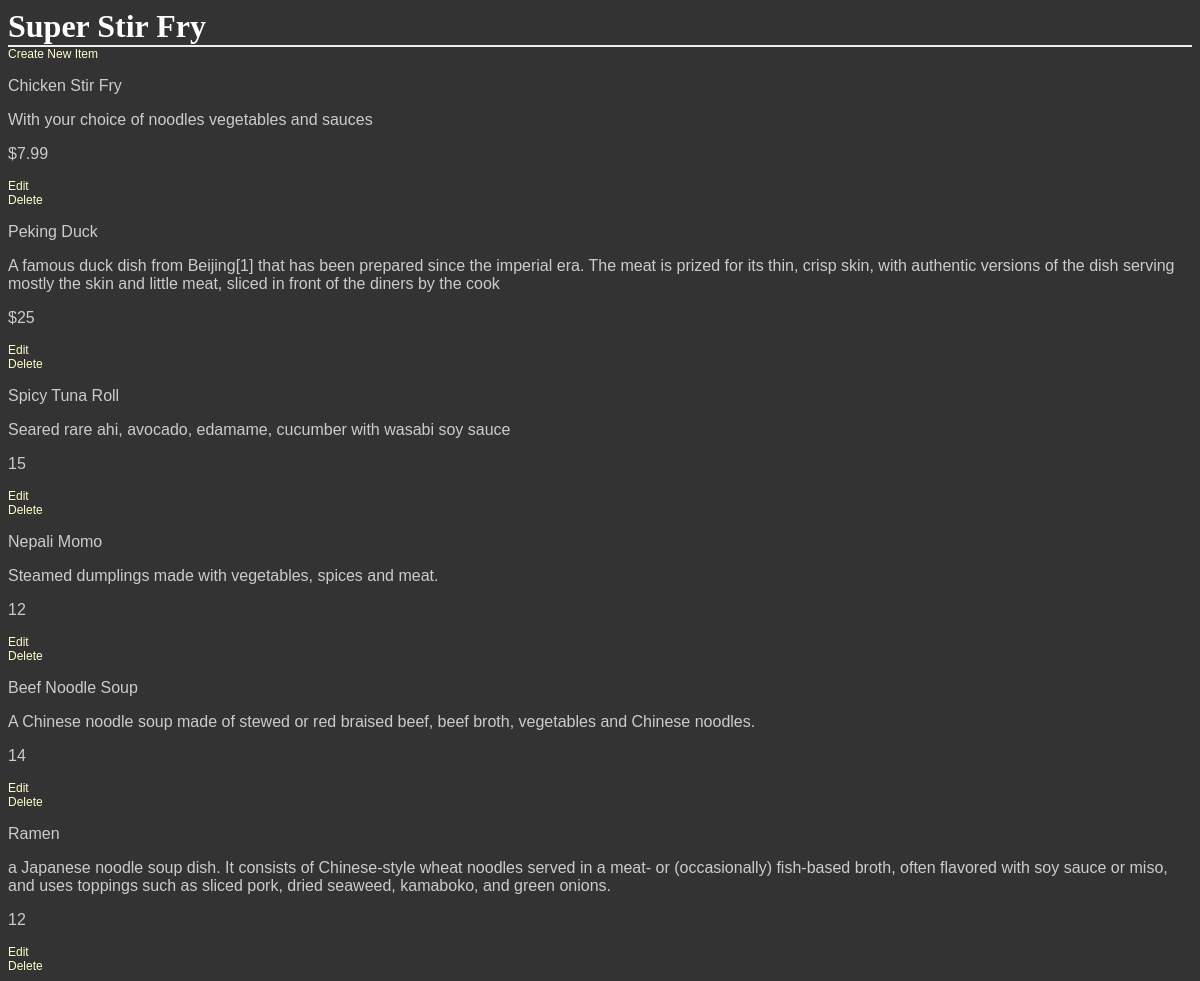
The app's page /restaurant/2/menu/, older data.
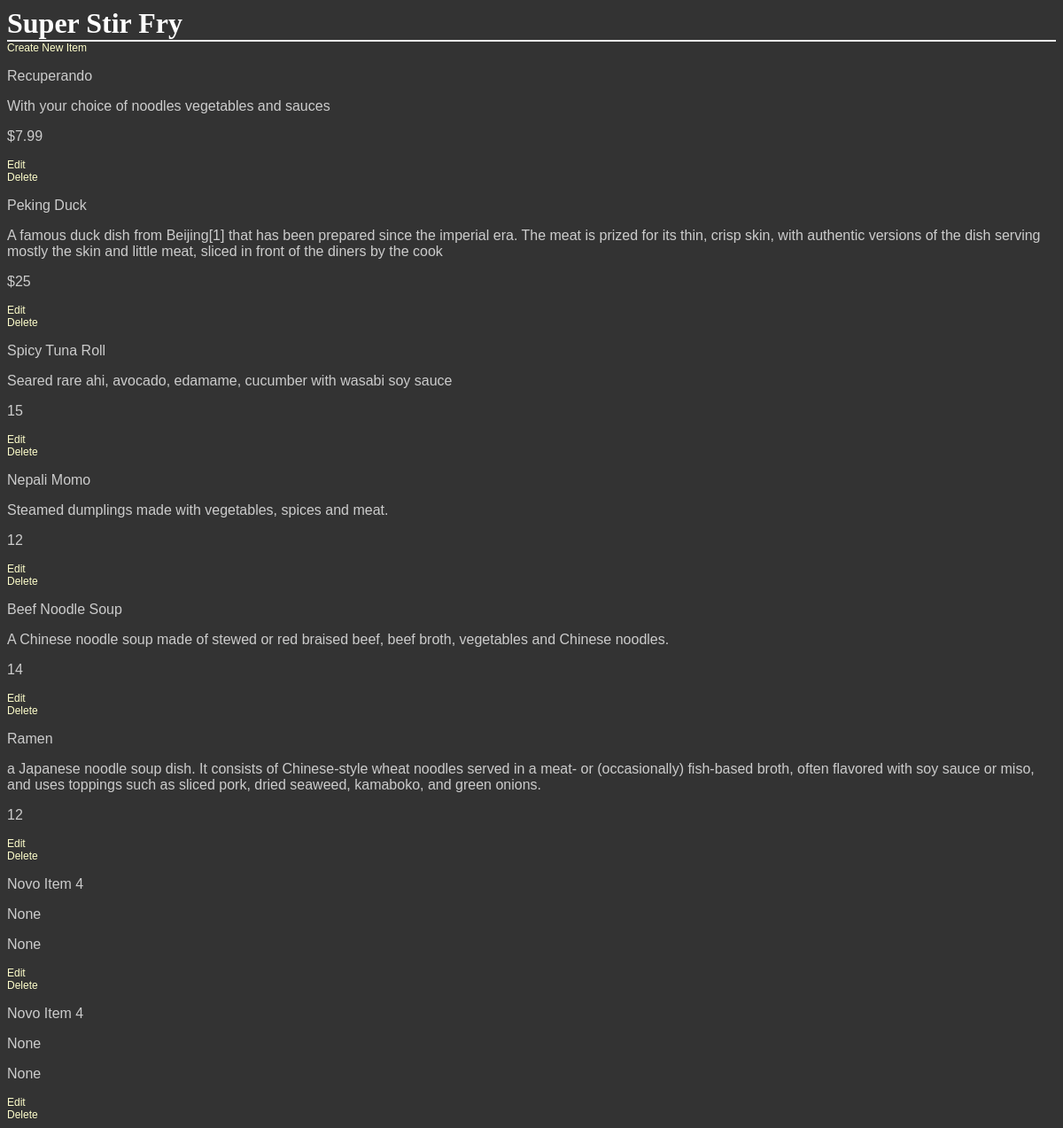
The same page, newer data.
### database_setup.py (models this page shows, shortened)
class Restaurant(Base):
    __tablename__ = 'restaurant'
    name = Column(String(80), nullable = False)
    id = Column(Integer, primary_key = True)

class MenuItem(Base):
    __tablename__ = 'menu_item'
    name = Column(String(80), nullable = False)
    id = Column(Integer, primary_key = True)
    course = Column(String(250))
    description = Column(String(250))
    price = Column(String(8))
    restaurant_id = Column(Integer, ForeignKey('restaurant.id'))
    restaurant = relationship(Restaurant)

### finalproject.py (the view)
@app.route('/restaurant/<int:restaurant_id>/')
@app.route('/restaurant/<int:restaurant_id>/menu/')
def showMenu(restaurant_id):
    restaurant = session.query(Restaurant).filter_by(id=restaurant_id).one()
    items = session.query(MenuItem).filter_by(restaurant_id=restaurant.id)
    return render_template('menu.html', restaurant=restaurant, items=items)

### templates/menu.html (shortened to what this page needs)
<html>
  <head>
    <link rel="stylesheet" type=text/css href="{{ url_for('static', filename='styles.css')}}">
  </head>
  <body>
    <h1>{{restaurant.name}}</h1>
    <a href='{{url_for('newMenuItem', restaurant_id = restaurant.id) }}'>Create New Item</a>
    {% for i in items %}
    <div>
    <p>{{i.name}}</p>
    <p>{{i.description}}</p>
    <p> {{i.price}} </p>
    <a href='{{url_for('editMenuItem', restaurant_id = restaurant.id, menu_id = i.id) }}'>Edit</a>
    <a href = '{{url_for('deleteMenuItem', restaurant_id = restaurant.id, menu_id = i.id ) }}'>Delete</a>
    </div>
    {% endfor %}
  </body>
</html>

### static/styles.css (style rules this page uses)
body { font-family: sans-serif; background-color: #333333 }
h1, h2, h3, h4 { color: #ffffff; }
h1, h2 { font-family: 'georgia', serif; margin: 0; }
h1 { border-bottom: 2px solid #eee; }
p, dd, dt { color: #cccccc; }
a { text-decoration: none; color: #ffffcc; font-size: .75em; }

Row changes from the older to the newer data that the page shows:
changed MenuItem "With your choice of noodles vegetables and sauces": name "Chicken Stir Fry" → "Recuperando"
added MenuItem: name "Novo Item 4", description "None", price "None"
added MenuItem: name "Novo Item 4", description "None", price "None"
